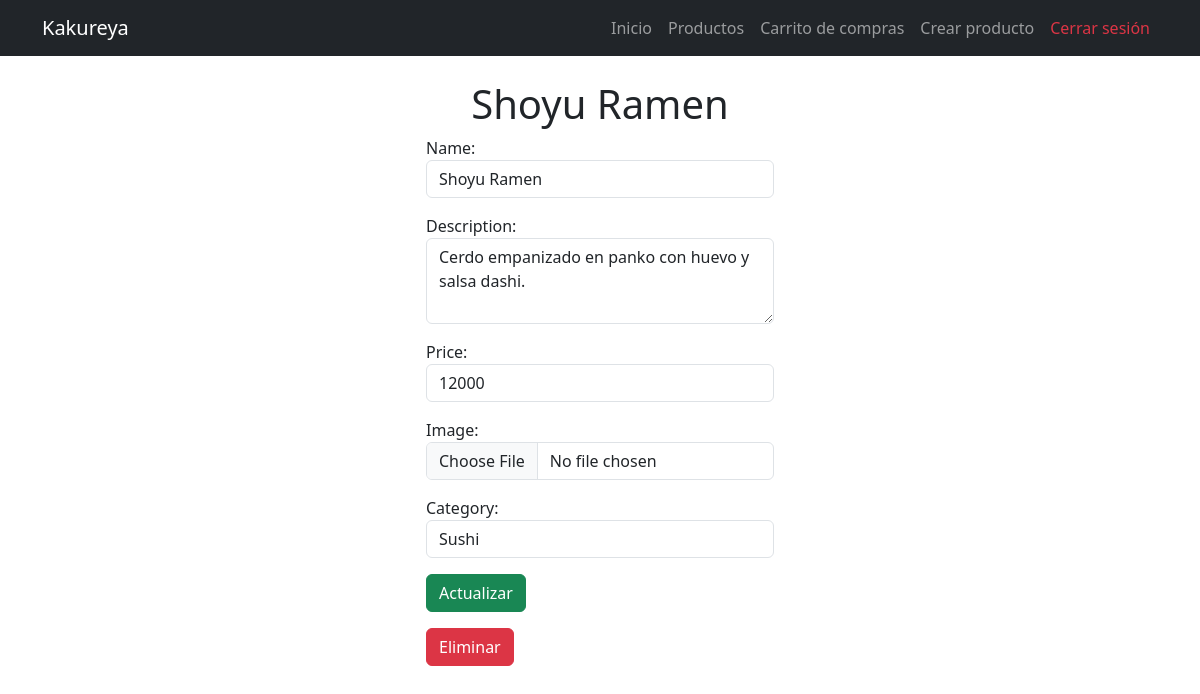
The app's page /products/1/ (signed in) with its own data.
### kakureya/models.py (models this page shows, shortened)
class Product(models.Model):
    CATEGORY_CHOICES = [
        ("sushi", "Sushi"),
        ("ramen", "Ramen"),
        ("yakitori", "Yakitori "),
        ("donburi", "Donburi"),
        ("postres", "Postres"),
    ]
    name = models.CharField(max_length=100)
    description = models.TextField()
    price = models.DecimalField(max_digits=5, decimal_places=0)
    stock = models.IntegerField(default=0)
    image = models.ImageField(upload_to='products', null=True, blank=True)
    created_at = models.DateTimeField(auto_now_add=True)
    updated_at = models.DateTimeField(auto_now=True)
    added = models.DateTimeField(null=True, blank=True)
    user = models.ForeignKey(User, on_delete=models.SET_NULL, null=True)
    category = models.CharField(
        max_length=50, choices=CATEGORY_CHOICES, default="Sin categoría"
    )

### kakureya/views.py (the view, shortened to what this page needs)
# urls.py: path('products/<int:product_id>/', views.product_detail, name='product_detail'),
@login_required
def product_detail(request, product_id):
    if request.method == 'GET':
        product = get_object_or_404(Product, pk=product_id)
        form = ProductForm(instance=product)
        return render(request, 'product_detail.html', {'product': product, 'form': form})

### kakureya/forms.py
class ProductForm(forms.ModelForm):
    class Meta:
        model = Product
        fields = ['name', 'description', 'price', 'image', 'category']
        widgets = {
            'name': forms.TextInput(attrs={'class': 'form-control', 'placeholder': 'Nombre del producto'}),
            'description': forms.Textarea(attrs={'class': 'form-control', 'rows': 3, 'placeholder': 'Descripción del producto'}),
            'price': forms.TextInput(attrs={'class': 'form-control', 'placeholder': 'Precio del producto'}),
            'image': forms.ClearableFileInput(attrs={'class': 'form-control'}),
            'category': forms.Select(attrs={'class': 'form-control'}),
        }

### kakureya/templates/product_detail.html (shortened to what this page needs)
{% extends 'base.html' %}
{% block content %}
<main class="container">
    <div class="row">
        <div class="col-md-4 offset-md-4">
            <h1 class="text-center">{{ product.name }}</h1>
            <form method="POST" class="mb-3">
                {{ form.as_p }}
                {% if user.username == 'admin' %}
                <button class="btn btn-success">Actualizar</button>
                {% endif %}
            </form>
            <div class="d-flex justify-content-">
                {% if user.username == 'admin' %}
                <form action="{% url 'delete_product' product.id %}" method="POST">
                    <button class="btn btn-danger">Eliminar</button>
                </form>
                {% endif %}
            </div>
        </div>
    </div>
</main>
{% endblock %}

### records on screen
Product: name "Shoyu Ramen", description "Cerdo empanizado en panko con huevo y salsa dashi.", price "12000", category "Sushi"
